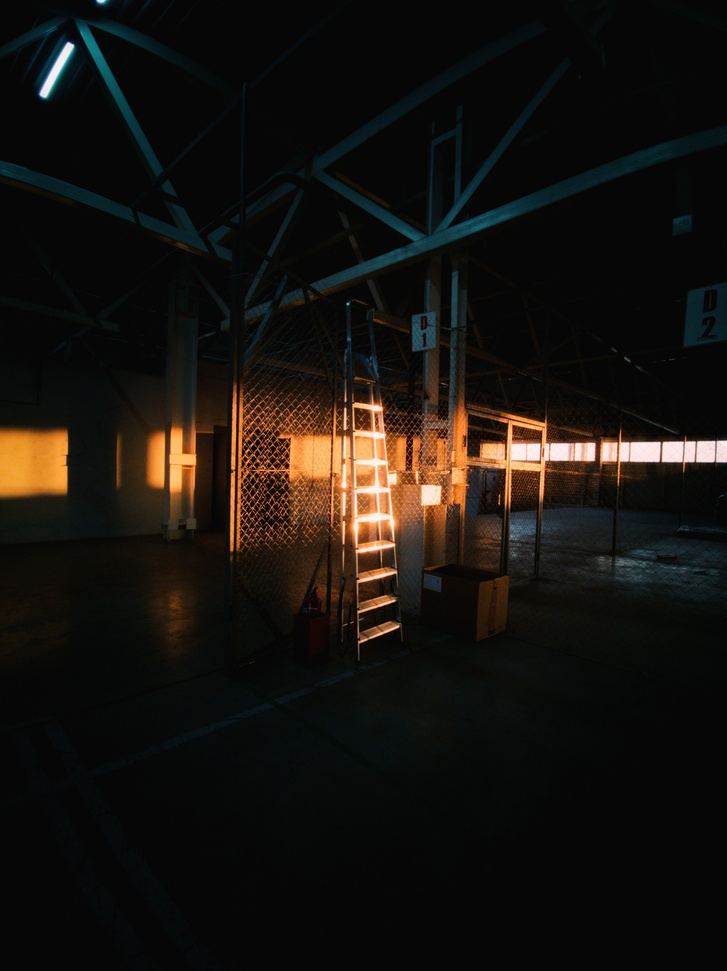
//> input picture asset/input.jpg, 727 x 971 px, shrunk from 3440 x 4592 before the run
$ ./main ../asset/input.jpg   (built with g++ and OpenCV 4)
//> lines starting //> are read from the running program, lines starting //| are printed output that depends on the picture
### src/color_correction.h
#ifndef COLOR_CORRECTION_H
#define COLOR_CORRECTION_H

#include <opencv2/core.hpp>
#include <opencv2/highgui.hpp>
#include <opencv2/imgproc.hpp>

#include <algorithm>
#include <vector>
#include <set>
#include <iostream>
#include <math.h>

#ifdef CUDA
#include <cuda.h>
#include <cuda_runtime.h>
#include <opencv2/core/cuda.hpp>
#include <opencv2/cudaimgproc.hpp>
#include <opencv2/cudaarithm.hpp>
extern "C" float cuda_findMax(const float*);
extern "C" float cuda_findMin(const float*);
extern "C" float* cuda_getHistValue(const cv::Mat&);
extern "C" float* cuda_div(const float*, unsigned int, const float);
extern "C" float* cuda_pn(const float*, int, int, unsigned int);
extern "C" void cuda_calc(const cv::Mat&, cv::Mat&, float*, float*);
extern "C" cv::Mat cuda_agcwd(const cv::Mat&, float, bool);
#endif

static
void getHistValue(const cv::Mat& src, std::vector<float>& histValue, const int size)
{
    assert(src.type() == CV_8U);
    assert(src.channels() == 1);

    const int channels[1] = {0};
    int histSize[1] = {size};

    float hrange[2] = {0, (float)size};
    const float* range[1] = {hrange};
    cv::Mat histMat;
    cv::calcHist(&src, 1, channels, cv::Mat(), histMat, 1, histSize, range);

    for (int i = 0; i < size; i++)
        histValue.push_back(histMat.at<float>(i, 0));
}

static
void getCDF(const std::vector<float>& hist, std::vector<float>& cdf)
{
    assert(hist.size() > 0);
    if (hist.size() == 1) {
        cdf.push_back(hist[0]);
        return;
    }

    int i = 1;
    cdf.push_back(hist[0]);
    for (; i < hist.size(); i++) {
        float val = hist[i] + cdf[i-1];
        cdf.push_back(val);
    }
}

static
cv::Mat agcwd(const cv::Mat& src, float alpha, bool truncated_cdf)
{
    assert(src.channels() == 1);

    std::vector<float> hist;
    getHistValue(src, hist, 256);

    std::vector<float> prob;
    float size = src.rows * src.cols;
    for (int i = 0; i < hist.size(); i++) {
        prob.push_back(hist[i]/size);
    }

    std::vector<float> cdf;
    getCDF(hist, cdf);

    float cdf_max = *std::max_element(cdf.begin(), cdf.end());

    for (int i = 0; i < cdf.size(); i++) {
        cdf[i] /=  cdf_max;
    }

    std::set<float> uniqueIntensity;
    for (int i = 0; i < src.rows; i++) {
        for (int j = 0; j < src.cols; j++) {
            uniqueIntensity.insert(src.at<uchar>(i, j));
        }
    }

    float prob_max = *std::max_element(prob.begin(), prob.end());
    float prob_min = *std::min_element(prob.begin(), prob.end());

    std::vector<float> pn_temp;
    for (auto i: prob) {
        pn_temp.push_back((i - prob_min) / (prob_max - prob_min));
    }

    assert(pn_temp.size() == 256);

    float pn_temp_sum = 0;
    for (int i = 0; i < pn_temp.size(); i++) {
        if (pn_temp[i] > 0) {
            pn_temp[i] = prob_max * pow(pn_temp[i], alpha);
        }
        if (pn_temp[i] < 0) {
            pn_temp[i] = prob_max * (-pow((-pn_temp[i]), alpha));
        }
        pn_temp_sum += pn_temp[i];
    }

    for (int i = 0; i < pn_temp.size(); i++) {
        pn_temp[i] /= pn_temp_sum;
    }

    std::vector<float> prob_normalized_wd;
    getCDF(pn_temp, prob_normalized_wd);

    assert(prob_normalized_wd.size() == 256);

    std::vector<float> inverse_cdf;
    if (truncated_cdf) {
        for (int i = 0; i < prob_normalized_wd.size(); i++) {
            inverse_cdf.push_back(
                (0.5 > 1 - prob_normalized_wd[i])? 0.5: 1 - (prob_normalized_wd[i])
            );
        }
    }
    else {
        for (int i = 0; i < prob_normalized_wd.size(); i++) {
            inverse_cdf.push_back(
                1 - prob_normalized_wd[i]
            );
        }
    }

    cv::Mat dst = src.clone();

    for (auto intensity: uniqueIntensity) {

        for (int x = 0; x < src.rows; x++) {
            for (int y = 0; y < src.cols; y++) {
               if (src.at<uchar>(x, y) == intensity) {
                   dst.at<uchar>(x, y) = round(255 * pow((intensity/255), inverse_cdf[intensity]));
               }
            }
        }

    }

    return dst;
}

static
cv::Mat processDimmed(const cv::Mat& src)
{
    assert(src.channels() == 1);

#ifdef CUDA
    cv::Mat dst = cuda_agcwd(src, 0.75, true);
#else
    cv::Mat dst = agcwd(src, 0.75, true);
#endif

    return dst;
}

// [17 lines left out: function processBright, not called in this run]

/**
 * @ref https://github.com/leowang7/iagcwd/blob/master/IAGCWD.py
 */
static
void colorCorrection(const cv::Mat& src, cv::Mat& dst)
{
    assert(src.channels() == 3);

    cv::Mat YCrCb;
    cv::cvtColor(src, YCrCb, cv::COLOR_BGR2YCrCb);

    std::vector<cv::Mat> channels;
    cv::split(YCrCb, channels);

    float threshold = 0.3;
    float expIntensity = 112.0;
    float meanIntensity = 0.0;
    for (int i = 0; i < src.rows; i++) {
        for (int j = 0; j < src.cols; j++) {
            meanIntensity += channels[0].at<uchar>(i, j);
        }
    }
    meanIntensity /= src.rows * src.cols;

    float t = (meanIntensity - expIntensity) / expIntensity;

    if (t < -threshold) {
        cv::Mat new_Y = processDimmed(channels[0]);
        channels[0] = new_Y;
        cv::Mat new_YCrCb;
        cv::merge(channels, new_YCrCb);
        cv::cvtColor(new_YCrCb, dst, cv::COLOR_YCrCb2BGR);
    }
    else if (t > threshold) {
        cv::Mat new_Y = processBright(channels[0]);
        channels[0] = new_Y;
        cv::Mat new_YCrCb;
        cv::merge(channels, new_YCrCb);
        cv::cvtColor(new_YCrCb, dst, cv::COLOR_YCrCb2BGR);
    }
    else {
        dst = src.clone();
    }
}

#endif

### src/main.cpp
#include "color_correction.h"

int main(int argc, char** argv)
{
    if (argc < 2) {
        return -1;
    }

    cv::Mat src, dst;
    src = cv::imread(argv[1]);
//> src is the input picture: 971 rows x 727 cols, CV_8UC3; mean B, G, R 15, 19.3, 22.8
    if (src.empty()) {
        return -1;
    }

    colorCorrection(src, dst);
//> in colorCorrection, `cv::cvtColor(src, YCrCb, cv::COLOR_BGR2YCrCb);`: YCrCb: 971 rows x 727 cols, CV_8UC3; mean of channels 0, 1, 2 19.8, 130.1, 125.3
//> in colorCorrection, `cv::split(YCrCb, channels);`:
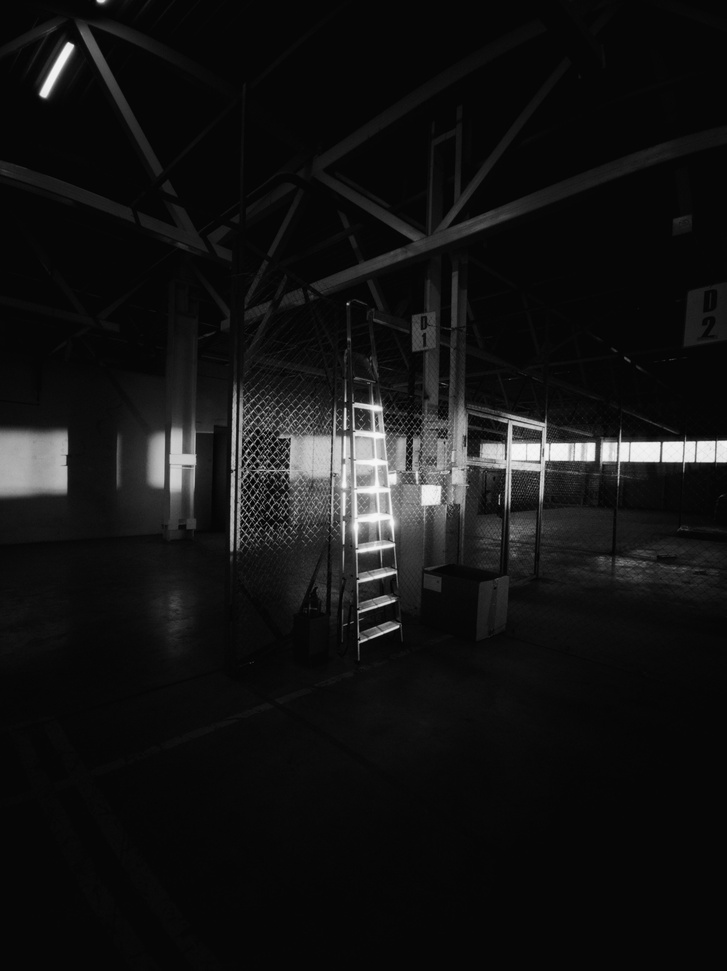
//> channels[0]: 971 rows x 727 cols, CV_8UC1; min 0, max 248, mean 19.8
//> in colorCorrection, `cv::split(YCrCb, channels);`:
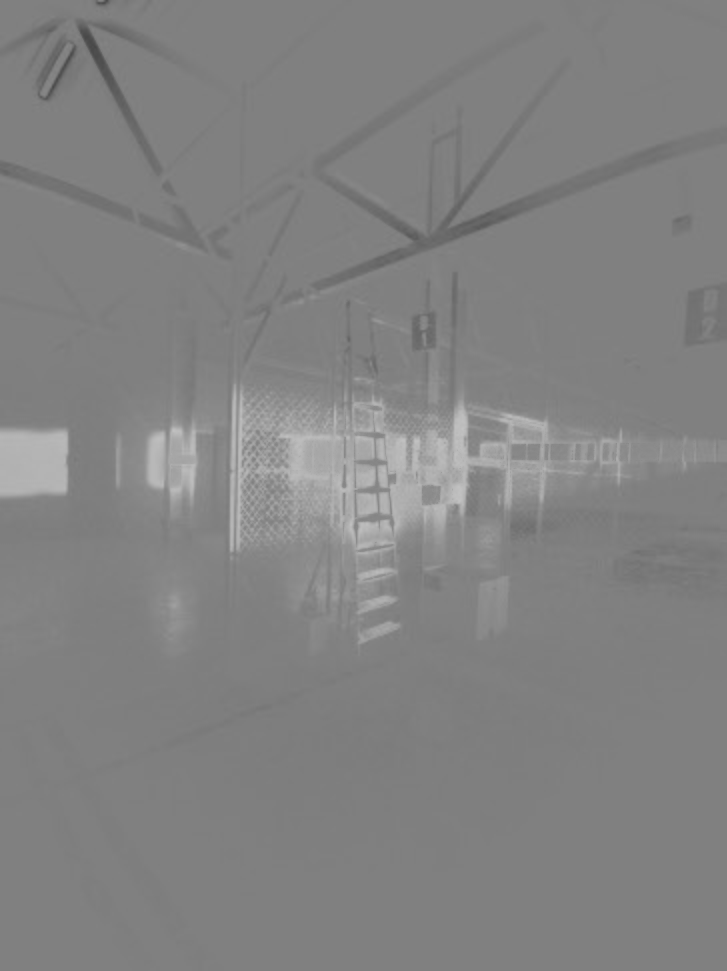
//> channels[1]: 971 rows x 727 cols, CV_8UC1; min 71, max 194, mean 130.1
//> in colorCorrection, `cv::split(YCrCb, channels);`:
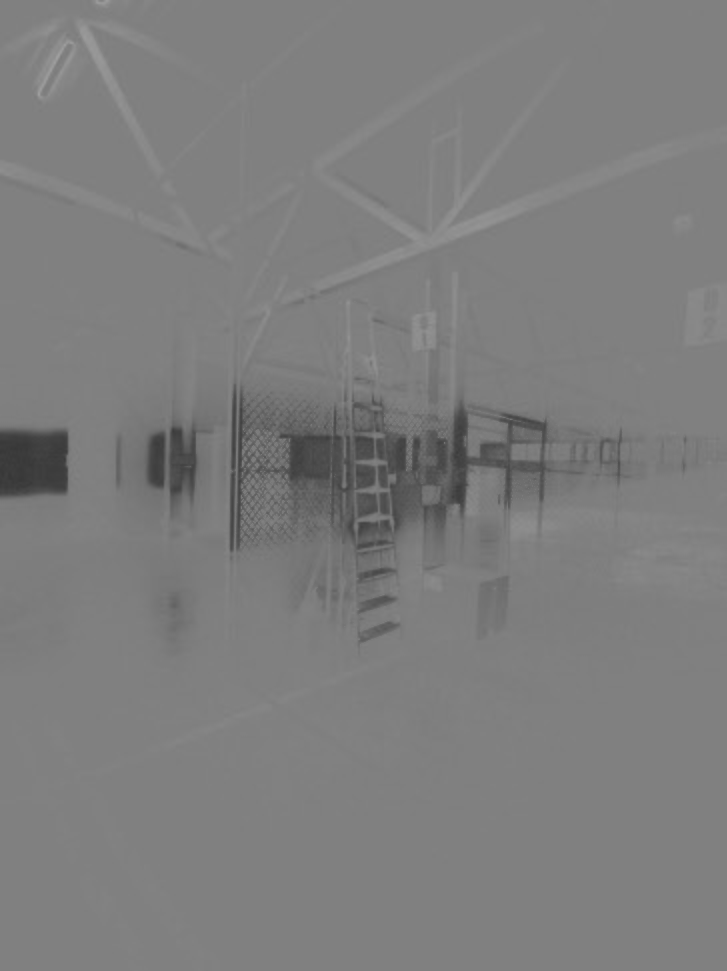
//> channels[2]: 971 rows x 727 cols, CV_8UC1; min 55, max 159, mean 125.3
//> the loop in colorCorrection, `for (int i = 0; i < src.rows; i++)` made 971 passes
//> meanIntensity on passes 1 to 3: 7246, 14118, 20376
//> after the loop in colorCorrection, `for (int i = 0; i < src.rows; i++)`: meanIntensity = 13996716
//> in colorCorrection, `meanIntensity /= src.rows * src.cols;`: meanIntensity = 19.83
//> in colorCorrection, `float t = (meanIntensity - expIntensity) / expIntensity;`: t = -0.823
//> in getHistValue, `cv::calcHist(&src, 1, channels, cv::Mat(), histMat, 1, histSize, range);`: histMat = 256 values, max 274138 at index 6, min 0 at index 249, mean 2757.5
//> after the loop in getHistValue, `for (int i = 0; i < size; i++)`: histValue has the same summary as histMat
//> in agcwd, `getHistValue(src, hist, 256);`: hist has the same summary as histMat in getHistValue
//> after the loop in agcwd, `for (int i = 0; i < hist.size(); i++)`: prob = 256 values, max 0.388 at index 6, min 0 at index 249, mean 0.00391
//> in getCDF, `cdf.push_back(hist[0]);`: cdf = [1]
//> the loop in getCDF, `for (; i < hist.size(); i++)` made 255 passes
//> val on passes 1 to 3: 16, 63, 324
//> after the loop in getCDF, `for (; i < hist.size(); i++)`: i = 256; cdf = 256 values from 1 to 705917
//> in agcwd, `float cdf_max = *std::max_element(cdf.begin(), cdf.end());`: cdf_max = 705917
//> after the loop in agcwd, `for (int i = 0; i < cdf.size(); i++)`: cdf = 256 values from 1.42e-06 to 1
//> after the loop in agcwd, `for (int i = 0; i < src.rows; i++)`: uniqueIntensity = 249 items
//> in agcwd, `float prob_max = *std::max_element(prob.begin(), prob.end());`: prob_max = 0.388
//> in agcwd, `float prob_min = *std::min_element(prob.begin(), prob.end());`: prob_min = 0
//> the loop in agcwd, `for (auto i: prob)` made 256 passes
//> i on passes 1 to 3: 1.42e-06, 2.12e-05, 6.66e-05
//> after the loop in agcwd, `for (auto i: prob)`: pn_temp = 256 values, max 1 at index 6, min 0 at index 249, mean 0.0101
//> the loop in agcwd, `for (int i = 0; i < pn_temp.size(); i++)` made 256 passes
//> pn_temp_sum on passes 1 to 3: 3.24e-05, 0.000279, 0.000861
//> after the loop in agcwd, `for (int i = 0; i < pn_temp.size(); i++)`: pn_temp = 256 values, max 0.388 at index 6, min 0 at index 249, mean 0.0075; pn_temp_sum = 1.92
//> after the loop in agcwd, `for (int i = 0; i < pn_temp.size(); i++)`: pn_temp = 256 values, max 0.202 at index 6, min 0 at index 249, mean 0.00391
//> the loop in getCDF (call 2), `for (; i < hist.size(); i++)` made 255 passes
//> val on passes 1 to 3: 0.000145, 0.000448, 0.00154
//> in agcwd, `getCDF(pn_temp, prob_normalized_wd);`: prob_normalized_wd = 256 values from 1.69e-05 to 1
//> after the loop in agcwd, `for (int i = 0; i < prob_normalized_wd.size(); i++)`: inverse_cdf = 256 values, max 1 at index 0, min 0.5 at index 13, mean 0.515
//> after the loop in agcwd, `for (auto intensity: uniqueIntensity)`:
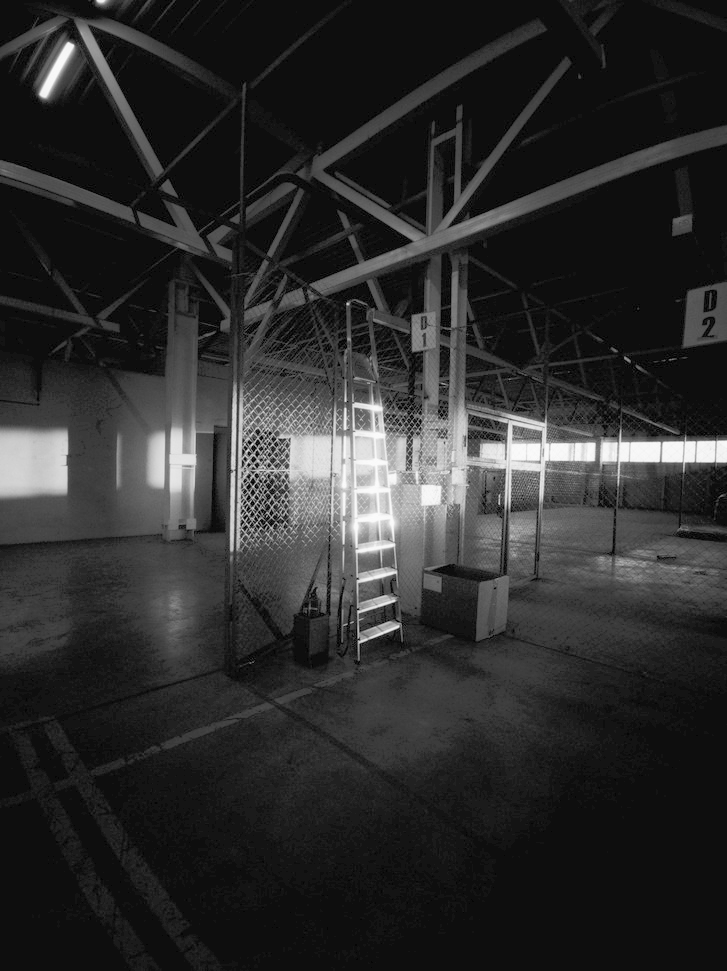
//> dst: 971 rows x 727 cols, CV_8UC1; min 0, max 251, mean 44.6
//> in colorCorrection, `cv::merge(channels, new_YCrCb);`: new_YCrCb: 971 rows x 727 cols, CV_8UC3; mean of channels 0, 1, 2 44.6, 130.1, 125.3
//> in colorCorrection, `cv::cvtColor(new_YCrCb, dst, cv::COLOR_YCrCb2BGR);`:
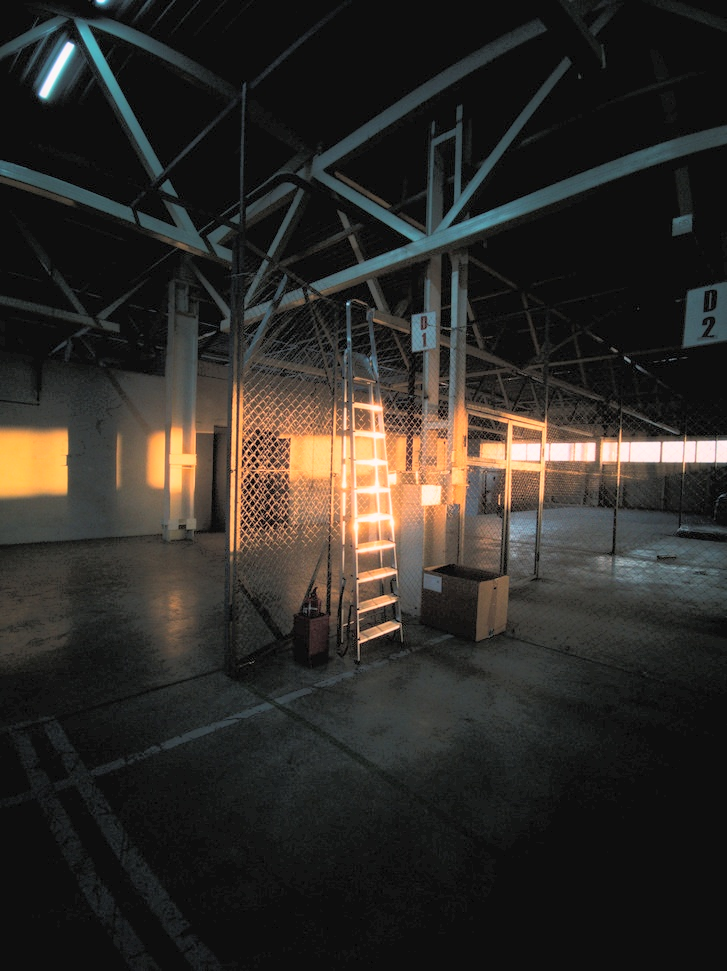
//> dst: 971 rows x 727 cols, CV_8UC3; mean B, G, R 39.8, 44.1, 47.1
    cv::imwrite("output.png", dst);

    return 0;
}
